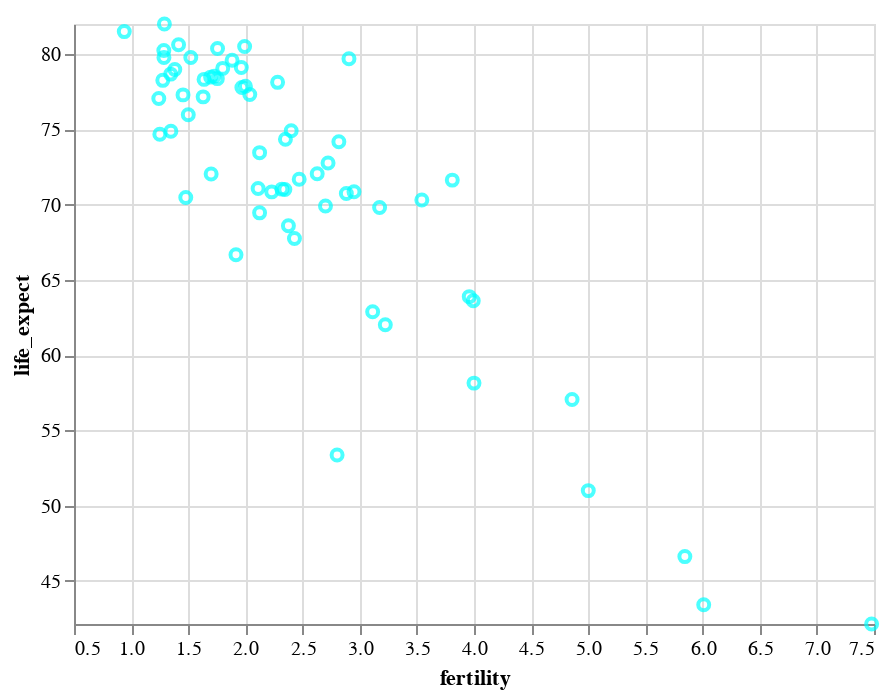

The code cell stored with this chart in its notebook:
### Code cell
# Nullpunkt ignorieren
alt.Chart(df2k).mark_point(color="aqua").encode(
    alt.X("fertility:Q", scale=alt.Scale(zero=False)),
    alt.Y("life_expect:Q", scale=alt.Scale(zero=False, nice=False))
)

### Figure 1 — Vega-Lite specification as saved in the notebook (floating-point values rounded to 4 significant figures)
{"$schema": "https://vega.github.io/schema/vega-lite/v4.8.1.json", "config": {"view": {"continuousHeight": 300, "continuousWidth": 400}}, "data": {"name": "data-fdeb0b749a6385830bd1445d39ad6ea0"}, "datasets": {"data-fdeb0b749a6385830bd1445d39ad6ea0": [{"cluster": 0, "country": "Afghanistan", "fertility": 7.479, "life_expect": 42.13, "pop": 23898198, "year": 2000}, {"cluster": 3, "country": "Argentina", "fertility": 2.35, "life_expect": 74.34, "pop": 37497728, "year": 2000}, {"cluster": 3, "country": "Aruba", "fertility": 2.124, "life_expect": 73.45, "pop": 69539, "year": 2000}, {"cluster": 4, "country": "Australia", "fertility": 1.756, "life_expect": 80.37, "pop": 19164620, "year": 2000}, {"cluster": 1, "country": "Austria", "fertility": 1.382, "life_expect": 78.98, "pop": 8113413, "year": 2000}, {"cluster": 3, "country": "Bahamas", "fertility": 2.111, "life_expect": 71.07, "pop": 290075, "year": 2000}, {"cluster": 0, "country": "Bangladesh", "fertility": 3.224, "life_expect": 62.01, "pop": 130406594, "year": 2000}, {"cluster": 3, "country": "Barbados", "fertility": 1.5, "life_expect": 75.97, "pop": 273483, "year": 2000}, {"cluster": 1, "country": "Belgium", "fertility": 1.638, "life_expect": 78.32, "pop": 10263618, "year": 2000}, {"cluster": 3, "country": "Bolivia", "fertility": 3.958, "life_expect": 63.88, "pop": 8152620, "year": 2000}, {"cluster": 3, "country": "Brazil", "fertility": 2.345, "life_expect": 71.01, "pop": 175552771, "year": 2000}, {"cluster": 3, "country": "Canada", "fertility": 1.522, "life_expect": 79.77, "pop": 31278097, "year": 2000}, {"cluster": 3, "country": "Chile", "fertility": 2, "life_expect": 77.86, "pop": 15153450, "year": 2000}, {"cluster": 4, "country": "China", "fertility": 1.7, "life_expect": 72.03, "pop": 1262645000, "year": 2000}, {"cluster": 3, "country": "Colombia", "fertility": 2.47, "life_expect": 71.68, "pop": 39685655, "year": 2000}, {"cluster": 3, "country": "Costa Rica", "fertility": 2.281, "life_expect": 78.12, "pop": 3710558, "year": 2000}, {"cluster": 1, "country": "Croatia", "fertility": 1.348, "life_expect": 74.88, "pop": 4410830, "year": 2000}, {"cluster": 3, "country": "Cuba", "fertility": 1.63, "life_expect": 77.16, "pop": 11134273, "year": 2000}, {"cluster": 3, "country": "Dominican Republic", "fertility": 2.95, "life_expect": 70.85, "pop": 8385828, "year": 2000}, {"cluster": 3, "country": "Ecuador", "fertility": 2.817, "life_expect": 74.17, "pop": 12505204, "year": 2000}, {"cluster": 5, "country": "Egypt", "fertility": 3.174, "life_expect": 69.81, "pop": 70492342, "year": 2000}, {"cluster": 3, "country": "El Salvador", "fertility": 2.883, "life_expect": 70.73, "pop": 6122515, "year": 2000}, {"cluster": 1, "country": "Finland", "fertility": 1.754, "life_expect": 78.37, "pop": 5168595, "year": 2000}, {"cluster": 1, "country": "France", "fertility": 1.883, "life_expect": 79.59, "pop": 59381628, "year": 2000}, {"cluster": 1, "country": "Georgia", "fertility": 1.478, "life_expect": 70.48, "pop": 4777209, "year": 2000}, {"cluster": 1, "country": "Germany", "fertility": 1.346, "life_expect": 78.67, "pop": 82187909, "year": 2000}, {"cluster": 1, "country": "Greece", "fertility": 1.277, "life_expect": 78.26, "pop": 10559110, "year": 2000}, {"cluster": 3, "country": "Grenada", "fertility": 2.429, "life_expect": 67.75, "pop": 89312, "year": 2000}, {"cluster": 3, "country": "Haiti", "fertility": 4, "life_expect": 58.14, "pop": 7306302, "year": 2000}, {"cluster": 4, "country": "Hong Kong", "fertility": 0.94, "life_expect": 81.5, "pop": 6658720, "year": 2000}, {"cluster": 1, "country": "Iceland", "fertility": 1.993, "life_expect": 80.5, "pop": 281043, "year": 2000}, {"cluster": 0, "country": "India", "fertility": 3.113, "life_expect": 62.88, "pop": 1007702000, "year": 2000}, {"cluster": 4, "country": "Indonesia", "fertility": 2.376, "life_expect": 68.59, "pop": 206265000, "year": 2000}, {"cluster": 5, "country": "Iran", "fertility": 2.124, "life_expect": 69.45, "pop": 65660289, "year": 2000}, {"cluster": 5, "country": "Iraq", "fertility": 4.858, "life_expect": 57.05, "pop": 22675617, "year": 2000}, {"cluster": 1, "country": "Ireland", "fertility": 1.969, "life_expect": 77.78, "pop": 3791690, "year": 2000}, {"cluster": 5, "country": "Israel", "fertility": 2.906, "life_expect": 79.7, "pop": 5842454, "year": 2000}, {"cluster": 1, "country": "Italy", "fertility": 1.286, "life_expect": 80.24, "pop": 57719337, "year": 2000}, {"cluster": 3, "country": "Jamaica", "fertility": 2.628, "life_expect": 72.05, "pop": 2615467, "year": 2000}, {"cluster": 4, "country": "Japan", "fertility": 1.291, "life_expect": 82, "pop": 126699784, "year": 2000}, {"cluster": 2, "country": "Kenya", "fertility": 5, "life_expect": 50.99, "pop": 29985839, "year": 2000}, {"cluster": 4, "country": "South Korea", "fertility": 1.917, "life_expect": 66.66, "pop": 21647682, "year": 2000}, {"cluster": 4, "country": "North Korea", "fertility": 1.242, "life_expect": 77.05, "pop": 47351083, "year": 2000}, {"cluster": 5, "country": "Lebanon", "fertility": 2.319, "life_expect": 71.03, "pop": 3578036, "year": 2000}, {"cluster": 3, "country": "Mexico", "fertility": 2.401, "life_expect": 74.9, "pop": 99926620, "year": 2000}, {"cluster": 1, "country": "Netherlands", "fertility": 1.726, "life_expect": 78.53, "pop": 15907853, "year": 2000}, {"cluster": 4, "country": "New Zealand", "fertility": 1.964, "life_expect": 79.11, "pop": 3819762, "year": 2000}, {"cluster": 2, "country": "Nigeria", "fertility": 5.845, "life_expect": 46.61, "pop": 114306700, "year": 2000}, {"cluster": 1, "country": "Norway", "fertility": 1.801, "life_expect": 79.05, "pop": 4492400, "year": 2000}, {"cluster": 0, "country": "Pakistan", "fertility": 3.994, "life_expect": 63.61, "pop": 146342958, "year": 2000}, {"cluster": 3, "country": "Peru", "fertility": 2.7, "life_expect": 69.91, "pop": 25979722, "year": 2000}, {"cluster": 4, "country": "Philippines", "fertility": 3.544, "life_expect": 70.3, "pop": 79739825, "year": 2000}, {"cluster": 1, "country": "Poland", "fertility": 1.251, "life_expect": 74.67, "pop": 38654164, "year": 2000}, {"cluster": 1, "country": "Portugal", "fertility": 1.454, "life_expect": 77.29, "pop": 10335597, "year": 2000}, {"cluster": 2, "country": "Rwanda", "fertility": 6.01, "life_expect": 43.41, "pop": 7507056, "year": 2000}, {"cluster": 5, "country": "Saudi Arabia", "fertility": 3.81, "life_expect": 71.63, "pop": 23153090, "year": 2000}, {"cluster": 2, "country": "South Africa", "fertility": 2.802, "life_expect": 53.37, "pop": 44066197, "year": 2000}, {"cluster": 1, "country": "Spain", "fertility": 1.287, "life_expect": 79.78, "pop": 40016081, "year": 2000}, {"cluster": 1, "country": "Switzerland", "fertility": 1.415, "life_expect": 80.62, "pop": 7266920, "year": 2000}, {"cluster": 1, "country": "Turkey", "fertility": 2.23, "life_expect": 70.84, "pop": 65666677, "year": 2000}, {"cluster": 1, "country": "United Kingdom", "fertility": 1.695, "life_expect": 78.47, "pop": 59522468, "year": 2000}, {"cluster": 3, "country": "United States", "fertility": 2.038, "life_expect": 77.31, "pop": 282338631, "year": 2000}, {"cluster": 3, "country": "Venezuela", "fertility": 2.723, "life_expect": 72.77, "pop": 23542649, "year": 2000}]}, "encoding": {"x": {"field": "fertility", "scale": {"zero": false}, "type": "quantitative"}, "y": {"field": "life_expect", "scale": {"nice": false, "zero": false}, "type": "quantitative"}}, "mark": {"color": "aqua", "type": "point"}}
